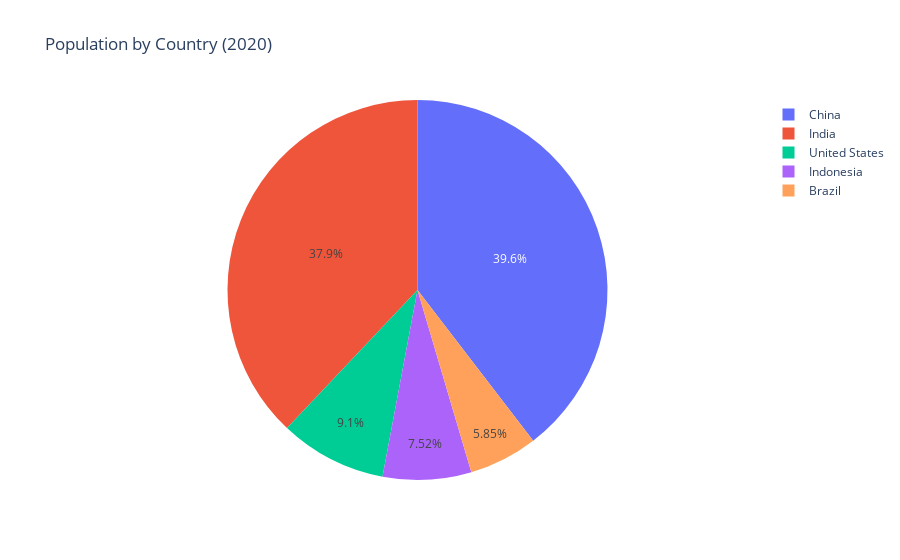

The notebook cell saved with this chart:
### Code cell
fig = px.pie(
    names=df_2020.index,       # Country names
    values=df_2020.values,     # Population values
    title="Population by Country (2020)"
)

fig.show()

### Figure 1 — Plotly figure (JSON) as saved in the notebook; plotly's stock layout.template omitted (floating-point values rounded to 4 significant figures)
{"data": [{"domain": {"x": [0, 1], "y": [0, 1]}, "hovertemplate": "label=%{label}<br>value=%{value}<extra></extra>", "labels": ["United States", "India", "China", "Indonesia", "Brazil"], "legendgroup": "", "name": "", "showlegend": true, "type": "pie", "values": [331002651, 1380004385, 1439323776, 273523615, 212559417]}], "layout": {"legend": {"tracegroupgap": 0}, "title": {"text": "Population by Country (2020)"}}}
